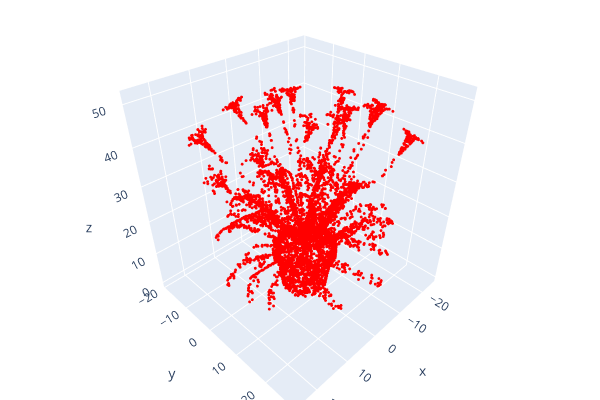

The notebook cell this image was saved under:
### Code cell
o3d.visualization.draw_plotly([pcd])

### Figure 1 — Plotly figure (JSON) as saved in the notebook; plotly's stock layout.template omitted (floating-point values rounded to 4 significant figures; data arrays with more than 128 entries replaced by an {"elided": "..."} marker saying what was removed)
{"data": [{"marker": {"color": {"elided": "6000x3 int values"}, "size": 1}, "mode": "markers", "type": "scatter3d", "x": {"elided": "6000 float values"}, "y": {"elided": "6000 float values"}, "z": {"elided": "6000 float values"}}], "layout": {"height": 400, "margin": {"b": 0, "l": 0, "r": 0, "t": 0}, "scene": {"camera": {"center": {"x": 0, "y": 0, "z": 0}, "up": {"x": 0, "y": 0, "z": 1}}}, "showlegend": false, "width": 600}}
